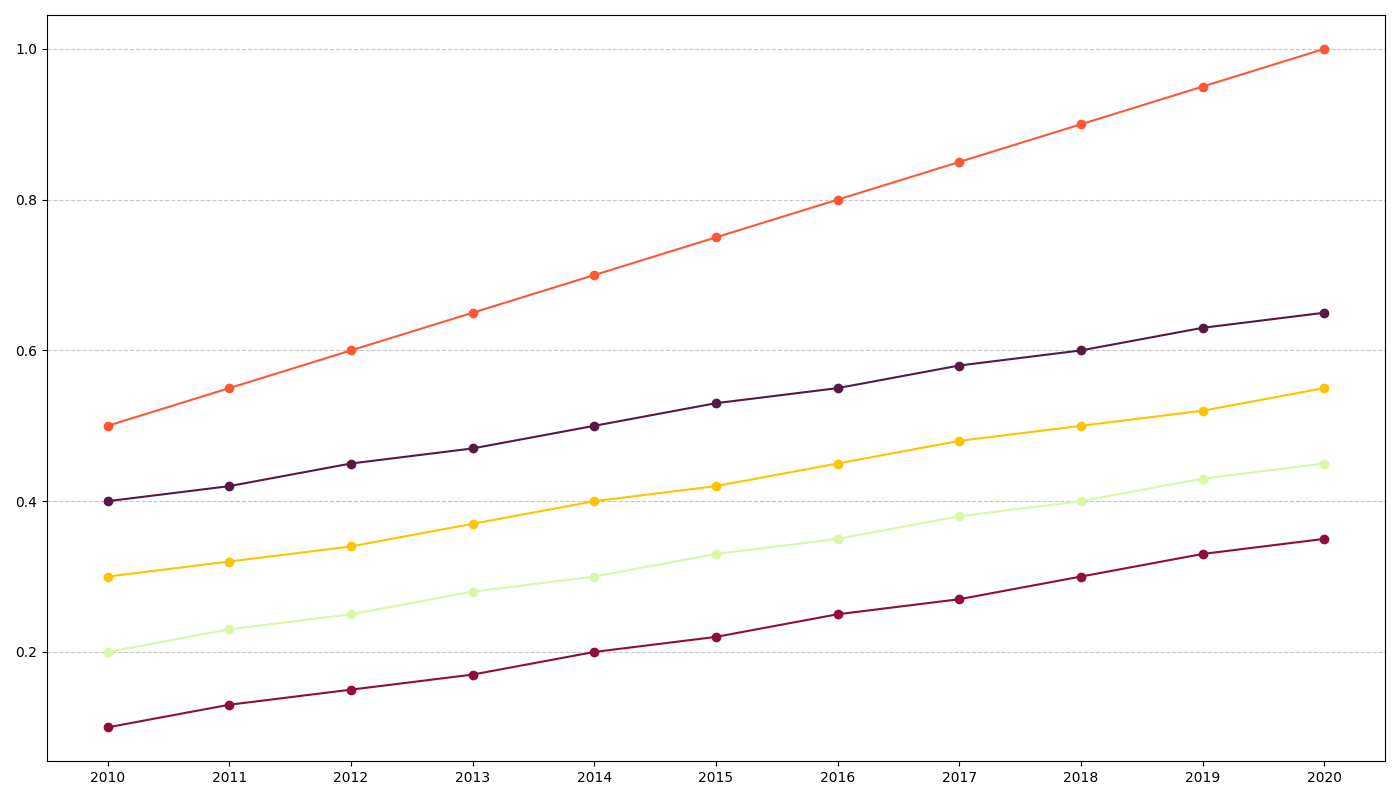

The script that drew this image:
import matplotlib.pyplot as plt
import numpy as np

countries = ['Country A', 'Country B', 'Country C', 'Country D', 'Country E']
years = np.array([2010, 2011, 2012, 2013, 2014, 2015, 2016, 2017, 2018, 2019, 2020])

co2_reductions = np.array([
    [0.5, 0.55, 0.6, 0.65, 0.7, 0.75, 0.8, 0.85, 0.9, 0.95, 1.0],
    [0.3, 0.32, 0.34, 0.37, 0.4, 0.42, 0.45, 0.48, 0.5, 0.52, 0.55],
    [0.2, 0.23, 0.25, 0.28, 0.3, 0.33, 0.35, 0.38, 0.4, 0.43, 0.45],
    [0.4, 0.42, 0.45, 0.47, 0.5, 0.53, 0.55, 0.58, 0.6, 0.63, 0.65],
    [0.1, 0.13, 0.15, 0.17, 0.2, 0.22, 0.25, 0.27, 0.3, 0.33, 0.35]
])

colors = ['#FF5733', '#FFC300', '#DAF7A6', '#581845', '#900C3F']

plt.figure(figsize=(14, 8))

for i, color in enumerate(colors):
    plt.plot(years, co2_reductions[i], marker='o', color=color)

plt.xticks(years)
plt.grid(axis='y', linestyle='--', alpha=0.7)

plt.tight_layout()

plt.show()
